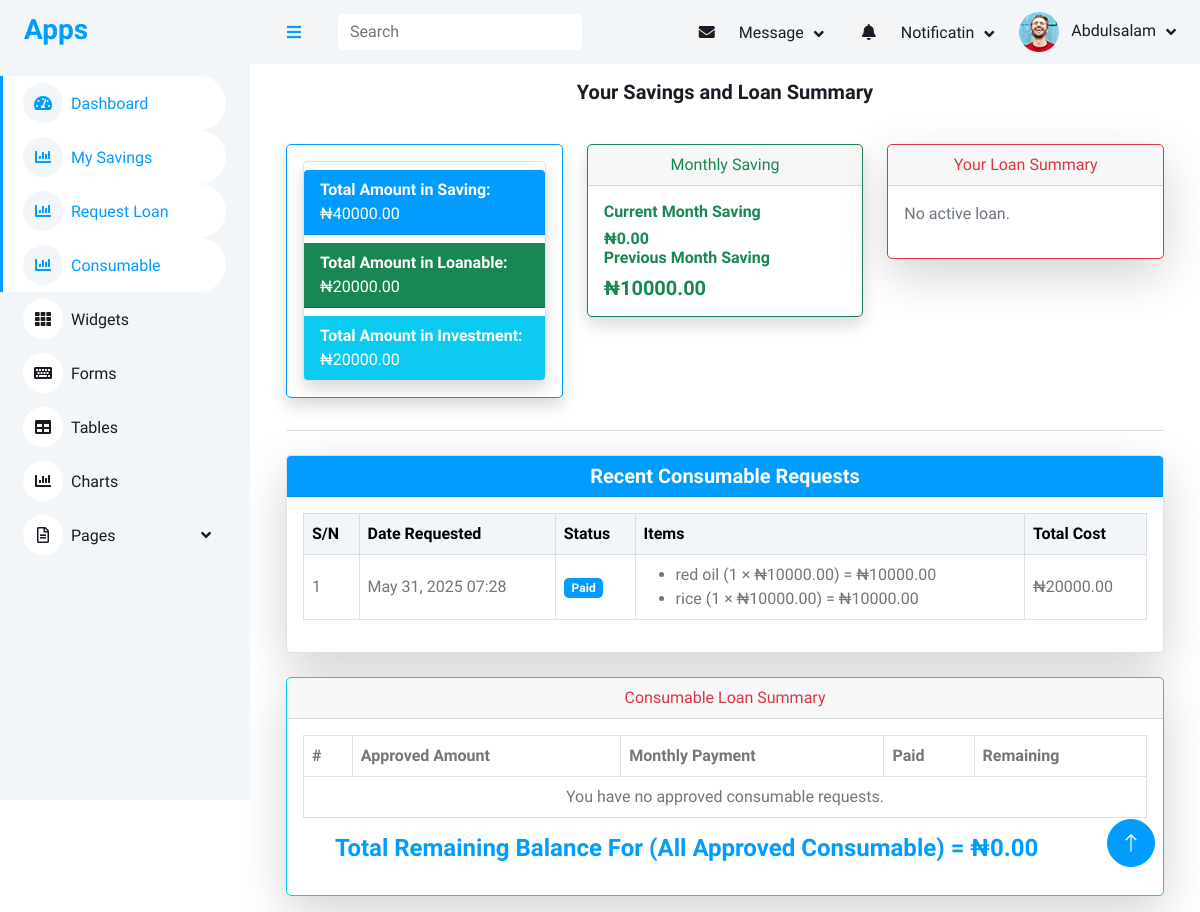
The app's page /member_dashboard (signed in), older data.
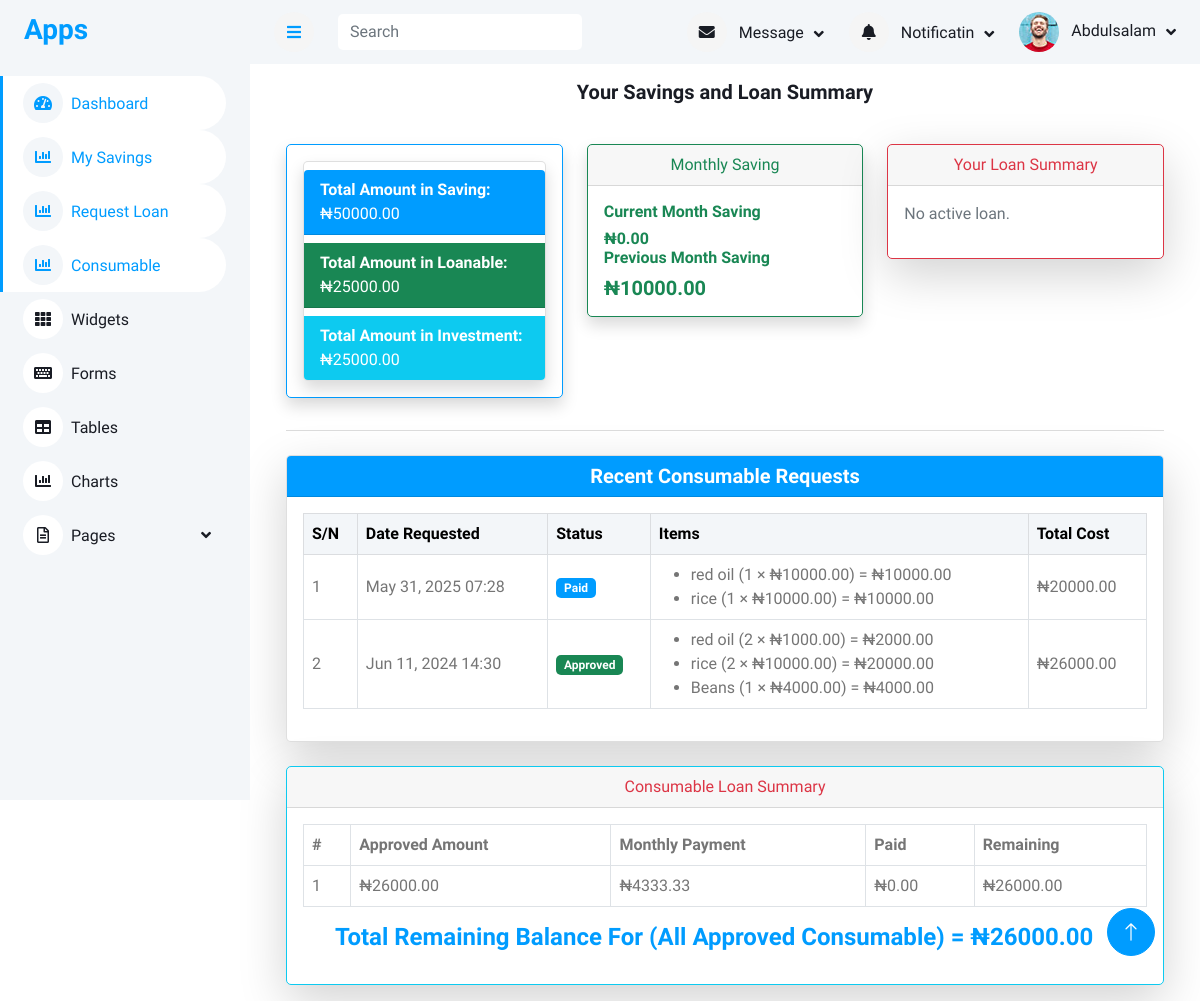
The same page, newer data.
### accounts/models.py (models this page shows, shortened)
class Member(models.Model):
    member = models.OneToOneField(User, on_delete=models.SET_NULL, null=True, blank=True)
    ippis = models.IntegerField(unique=True)  # Required and unique
    total_savings = models.DecimalField(max_digits=12, decimal_places=2, blank=True, null=True)

### consumable/models.py (models this page shows, shortened)
class ConsumableRequest(models.Model):
    STATUS_CHOICES = [
        ('Pending', 'Pending'),
        ('Approved', 'Approved'),
        ('Declined', 'Declined'),
        ('Paid', 'Paid'),
    ]
    user = models.ForeignKey(User, on_delete=models.CASCADE)
    date_created = models.DateTimeField(auto_now_add=True)
    status = models.CharField(max_length=10, choices=STATUS_CHOICES, default='Pending')
    def calculate_total_price(self):
        return sum(detail.total_price for detail in self.details.all())
    def total_paid(self):
        return self.repayments.aggregate(total=Sum('amount_paid'))['total'] or 0

class ConsumableRequestDetail(models.Model):
    request = models.ForeignKey(ConsumableRequest, on_delete=models.CASCADE, related_name="details")
    item = models.ForeignKey(Item, on_delete=models.CASCADE)
    quantity = models.PositiveIntegerField(default=1)
    item_price = models.DecimalField(max_digits=10, decimal_places=2)
    loan_term_months = models.PositiveIntegerField()
    approved_amount = models.DecimalField(max_digits=10, decimal_places=2, null=True, blank=True)
    approval_date = models.DateField(null=True, blank=True)
    date_created = models.DateTimeField(auto_now_add=True)
    @property
    def total_price(self):
        return self.quantity * self.item_price

class Item(models.Model):
    title = models.CharField(max_length=100)
    price = models.DecimalField(max_digits=10, decimal_places=2)
    available = models.BooleanField(default=True)

### memberapp/views.py (the view)
# urls.py: path('member_dashboard',views.member_dashboard,name="member_dashboard"),
@login_required
def member_dashboard(request):
    try:
        member = Member.objects.get(member=request.user)
    except Member.DoesNotExist:
        return redirect('login')
    loanable_total = Loanable.objects.filter(member=member).aggregate(
        total=Sum('amount')
    )['total'] or 0
    investment_total = Investment.objects.filter(member=member).aggregate(
        total=Sum('amount')
    )['total'] or 0
    today = date.today()
    current_month = today.month
    current_year = today.year
    first_day_of_current_month = date(current_year, current_month, 1)
    previous_month_date = first_day_of_current_month - relativedelta(months=4)
    previous_month = previous_month_date.month
    previous_year = previous_month_date.year
    monthly_saving = Savings.objects.filter(
        member=member,
        month__month=current_month,
        month__year=current_year
    ).first()
    previous_monthly_saving = Savings.objects.filter(
        member=member,
        month__month=previous_month,
        month__year=previous_year
    ).first()
    active_loan = LoanRequest.objects.filter(
        member=member,
        status='approved'
    ).order_by('-approval_date').first()
    if not active_loan:
        active_loan = LoanRequest.objects.filter(
            member=member,
            status='rejected'
        ).order_by('-approval_date').first()
    loan_paid = loan_balance = monthly_payment = 0
    if active_loan and active_loan.status == 'approved':
        repaybacks = LoanRepayback.objects.filter(loan_request=active_loan)
        loan_paid = repaybacks.aggregate(total=Sum('amount_paid'))['total'] or 0
        loan_balance = active_loan.approved_amount - loan_paid
        monthly_payment = active_loan.monthly_payment
    loan_types = LoanType.objects.all()
    consumable_requests = ConsumableRequest.objects.filter(user=request.user) \
        .prefetch_related('details__item') \
        .order_by('-date_created')[:5]
    approved_consumable = ConsumableRequest.objects.filter(user=request.user, status='Approved') \
        .order_by('-date_created')
    total_remaining = 0
    consumable_data = []
    for consumable in approved_consumable:
        approved_amount = consumable.calculate_total_price()
        total_paid = consumable.total_paid()
        balance = approved_amount - total_paid
        total_remaining += balance
        if consumable.details.exists():
            loan_term_months = consumable.details.first().loan_term_months
        else:
            loan_term_months = 1
        monthly_payment = approved_amount / loan_term_months
        consumable_data.append({
            'consumable': consumable,
            'approved_amount': approved_amount,
            'total_paid': total_paid,
            'balance': balance,
            'monthly_payment': monthly_payment,
        })
    context = {
        'member': member,
        'total_savings': member.total_savings or 0,
        'monthly_saving': monthly_saving.month_saving if monthly_saving else 0,
        'previous_monthly_saving': previous_monthly_saving.month_saving if previous_monthly_saving else 0,
        'loan': active_loan,
        'loan_paid': loan_paid,
        'loan_balance': loan_balance,
        'monthly_payment': monthly_payment,
        'loan_types': loan_types,
        'consumable_requests': consumable_requests,
        'approved_consumable': consumable_data,
        'loanable_total': loanable_total,
        'investment_total': investment_total,
        'approved_consumable': consumable_data,
        'total_remaining': total_remaining,
    }
    return render(request, 'member/dashboard.html', context)

### templates/member/dashboard.html (shortened to what the changed rows need)
{% extends 'base/base.html' %}
{% load humanize %}
{% block content %}
<div class="container mt-0">
<div class="container-fluid  px-4">
<div class="row row-cols-1 row-cols-md-2 g-4">
    <div class="col-md-4">
        <div class="card shadow text-primary border-primary mb-3" >
            <div class="card-body text-primary">
                <div class="card shadow  col-md-12 card-text">
                <ul class="list-group list-group-flush">
                    <li class="list-group-item mt-2 bg-primary text-white"><strong>Total Amount in Saving:  </strong>₦{{ total_savings|floatformat:2 }}</li>
                    <li class="list-group-item mt-2 bg-success text-white"><strong>Total Amount in Loanable:  </strong> ₦{{ loanable_total|floatformat:2 }}</li>
                    <li class="list-group-item mt-2 bg-info text-white"><strong>Total Amount in Investment:  </strong> ₦{{ investment_total|floatformat:2 }}</li>
                </ul>
</div>
            </div>
        </div>
    </div>
</div>
<div class="card shadow-lg mt-4">
<div class="card-body">
{% if consumable_requests %}
<div class="table-responsive">
    <table class="table table-bordered table-hover align-middle">
        <thead class="table-light">
            <tr>
                <th>S/N</th>
                <th>Date Requested</th>
                <th>Status</th>
                <th>Items</th>
                <th>Total Cost</th>
            </tr>
        </thead>
        <tbody>
            {% for request in consumable_requests %}
            <tr>
                <td>{{ forloop.counter }}</td>
                <td>{{ request.date_created|date:"M d, Y H:i" }}</td>
                <td>
                    <span class="badge
                        {% if request.status == 'Approved' %}
                            bg-success
                        {% elif request.status == 'Declined' %}
                            bg-danger
                        {% elif request.status == 'Paid' %}
                            bg-primary
                        {% else %}
                            bg-warning text-dark
                        {% endif %}
                    ">
                        {{ request.status }}
                    </span>
                </td>
                <td>
                    <ul class="mb-0">
                        {% for detail in request.details.all %}
                        <li>
                            {{ detail.item.title }} ({{ detail.quantity }} ×
                            ₦{{detail.item_price|floatformat:2 }}) = ₦{{ detail.total_price|floatformat:2 }}
                        </li>
                        {% empty %}
                        <li>No items found in this request.</li>
                        {% endfor %}
                    </ul>
                </td>
                <td>₦{{ request.calculate_total_price|floatformat:2 }}</td>
            </tr>
            {% endfor %}
        </tbody>
    </table>
</div>
{% else %}
<p class="text-muted">You have not made any consumable requests yet.</p>
{% endif %}
</div>
</div>
<br>
<div class="col-md-12">
<div class="card shadow-lg col-md-12 border-info mb-3">
    <div class="card-body text-danger">
  <table class="table table-bordered">
    <thead>
        <tr>
            <th>#</th>
            <th>Approved Amount</th>
            <th>Monthly Payment</th>
            <th>Paid</th>
            <th>Remaining</th>
        </tr>
    </thead>
    <tbody>
        {% for item in approved_consumable %}
        <tr>
            <td>{{ forloop.counter }}</td>
            <td>₦{{ item.approved_amount|floatformat:2 }}</td>
            <td>₦{{ item.monthly_payment|floatformat:2 }}</td>
            <td>₦{{ item.total_paid|floatformat:2 }}</td>
            <td>₦{{ item.balance|floatformat:2 }}</td>
        </tr>
        {% empty %}
        <tr>
            <td colspan="5" class="text-center">You have no approved consumable requests.</td>
        </tr>
        {% endfor %}
    </tbody>
</table>
<ul>
    <h4 class="text-primary">Total Remaining Balance For (All Approved Consumable) = ₦{{ total_remaining|floatformat:2 }}</h4>
    </ul>
    </div>
</div>
</div>
</div>
    {% endblock content %}

Row changes from the older to the newer data that the page shows:
changed Member: total_savings "40000.00" → "50000.00"
added ConsumableRequest: date_created "Jun 11, 2024 14:30", status "Approved", calculate_total_price "26000.00", approved_amount "26000.00", monthly_payment "4333.33", total_paid "0.00", balance "26000.00"
added ConsumableRequestDetail: item "red oil", quantity "2", item_price "1000.00", total_price "2000.00", shown under "Jun 11, 2024 14:30"
added ConsumableRequestDetail: item "rice", quantity "2", item_price "10000.00", total_price "20000.00", shown under "Jun 11, 2024 14:30"
added ConsumableRequestDetail: item "Beans", quantity "1", item_price "4000.00", total_price "4000.00", shown under "Jun 11, 2024 14:30"
Text that changed along with them:
{{ loanable_total|floatformat:2 }}: "20000.00" → "25000.00"
{{ investment_total|floatformat:2 }}: "20000.00" → "25000.00"
{{ total_remaining|floatformat:2 }}: "0.00" → "26000.00"
text no longer shown: "You have no approved consumable requests."
